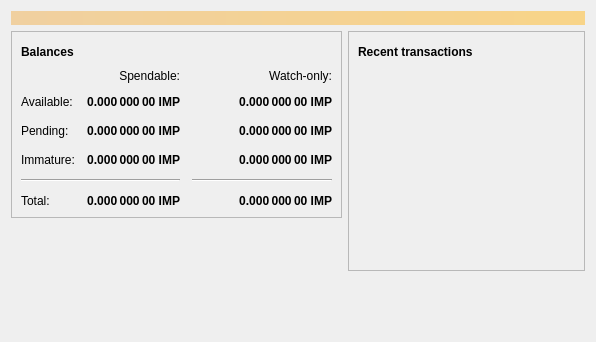
<?xml version="1.0" encoding="UTF-8"?>
<ui version="4.0">
 <class>OverviewPage</class>
 <widget class="QWidget" name="OverviewPage">
  <property name="geometry">
   <rect>
    <x>0</x>
    <y>0</y>
    <width>596</width>
    <height>342</height>
   </rect>
  </property>
  <property name="windowTitle">
   <string>Form</string>
  </property>
  <layout class="QVBoxLayout" name="topLayout">
   <item>
    <widget class="QLabel" name="labelAlerts">
     <property name="visible">
      <bool>false</bool>
     </property>
     <property name="styleSheet">
      <string notr="true">QLabel { background-color: qlineargradient(x1: 0, y1: 0, x2: 1, y2: 0, stop:0 #F0D0A0, stop:1 #F8D488); color:#000000; }</string>
     </property>
     <property name="wordWrap">
      <bool>true</bool>
     </property>
     <property name="margin">
      <number>3</number>
     </property>
     <property name="textInteractionFlags">
      <set>Qt::TextSelectableByMouse</set>
     </property>
    </widget>
   </item>
   <item>
    <layout class="QHBoxLayout" name="horizontalLayout" stretch="1,1">
     <item>
      <layout class="QVBoxLayout" name="verticalLayout_2">
       <item>
        <widget class="QFrame" name="frame">
         <property name="frameShape">
          <enum>QFrame::StyledPanel</enum>
         </property>
         <property name="frameShadow">
          <enum>QFrame::Raised</enum>
         </property>
         <layout class="QVBoxLayout" name="verticalLayout_4">
          <item>
           <layout class="QHBoxLayout" name="horizontalLayout_4">
            <item>
             <widget class="QLabel" name="label_5">
              <property name="font">
               <font>
                <weight>75</weight>
                <bold>true</bold>
               </font>
              </property>
              <property name="text">
               <string>Balances</string>
              </property>
             </widget>
            </item>
            <item>
             <widget class="QPushButton" name="labelWalletStatus">
              <property name="enabled">
               <bool>true</bool>
              </property>
              <property name="maximumSize">
               <size>
                <width>30</width>
                <height>16777215</height>
               </size>
              </property>
              <property name="toolTip">
               <string>The displayed information may be out of date. Your wallet automatically synchronizes with the Imperium network after a connection is established, but this process has not completed yet.</string>
              </property>
              <property name="text">
               <string/>
              </property>
              <property name="icon">
               <iconset resource="../imperium.qrc">
                <normaloff>:/icons/warning</normaloff>
                <disabledoff>:/icons/warning</disabledoff>:/icons/warning</iconset>
              </property>
              <property name="iconSize">
               <size>
                <width>24</width>
                <height>24</height>
               </size>
              </property>
              <property name="flat">
               <bool>true</bool>
              </property>
             </widget>
            </item>
            <item>
             <spacer name="horizontalSpacer_3">
              <property name="orientation">
               <enum>Qt::Horizontal</enum>
              </property>
              <property name="sizeHint" stdset="0">
               <size>
                <width>40</width>
                <height>20</height>
               </size>
              </property>
             </spacer>
            </item>
           </layout>
          </item>
          <item>
           <layout class="QGridLayout" name="gridLayout">
            <property name="spacing">
             <number>12</number>
            </property>
            <item row="2" column="2">
             <widget class="QLabel" name="labelWatchPending">
              <property name="font">
               <font>
                <weight>75</weight>
                <bold>true</bold>
               </font>
              </property>
              <property name="cursor">
               <cursorShape>IBeamCursor</cursorShape>
              </property>
              <property name="toolTip">
               <string>Unconfirmed transactions to watch-only addresses</string>
              </property>
              <property name="text">
               <string notr="true">0.000 000 00 IMP</string>
              </property>
              <property name="alignment">
               <set>Qt::AlignRight|Qt::AlignTrailing|Qt::AlignVCenter</set>
              </property>
              <property name="textInteractionFlags">
               <set>Qt::LinksAccessibleByMouse|Qt::TextSelectableByKeyboard|Qt::TextSelectableByMouse</set>
              </property>
             </widget>
            </item>
            <item row="2" column="1">
             <widget class="QLabel" name="labelUnconfirmed">
              <property name="font">
               <font>
                <weight>75</weight>
                <bold>true</bold>
               </font>
              </property>
              <property name="cursor">
               <cursorShape>IBeamCursor</cursorShape>
              </property>
              <property name="toolTip">
               <string>Total of transactions that have yet to be confirmed, and do not yet count toward the spendable balance</string>
              </property>
              <property name="text">
               <string notr="true">0.000 000 00 IMP</string>
              </property>
              <property name="alignment">
               <set>Qt::AlignRight|Qt::AlignTrailing|Qt::AlignVCenter</set>
              </property>
              <property name="textInteractionFlags">
               <set>Qt::LinksAccessibleByMouse|Qt::TextSelectableByKeyboard|Qt::TextSelectableByMouse</set>
              </property>
             </widget>
            </item>
            <item row="3" column="2">
             <widget class="QLabel" name="labelWatchImmature">
              <property name="font">
               <font>
                <weight>75</weight>
                <bold>true</bold>
               </font>
              </property>
              <property name="cursor">
               <cursorShape>IBeamCursor</cursorShape>
              </property>
              <property name="toolTip">
               <string>Mined balance in watch-only addresses that has not yet matured</string>
              </property>
              <property name="text">
               <string notr="true">0.000 000 00 IMP</string>
              </property>
              <property name="alignment">
               <set>Qt::AlignRight|Qt::AlignTrailing|Qt::AlignVCenter</set>
              </property>
              <property name="textInteractionFlags">
               <set>Qt::LinksAccessibleByMouse|Qt::TextSelectableByKeyboard|Qt::TextSelectableByMouse</set>
              </property>
             </widget>
            </item>
            <item row="4" column="0" colspan="2">
             <widget class="Line" name="line">
              <property name="orientation">
               <enum>Qt::Horizontal</enum>
              </property>
             </widget>
            </item>
            <item row="4" column="2">
             <widget class="Line" name="lineWatchBalance">
              <property name="sizePolicy">
               <sizepolicy hsizetype="Preferred" vsizetype="Fixed">
                <horstretch>0</horstretch>
                <verstretch>0</verstretch>
               </sizepolicy>
              </property>
              <property name="minimumSize">
               <size>
                <width>140</width>
                <height>0</height>
               </size>
              </property>
              <property name="orientation">
               <enum>Qt::Horizontal</enum>
              </property>
             </widget>
            </item>
            <item row="5" column="0">
             <widget class="QLabel" name="labelTotalText">
              <property name="text">
               <string>Total:</string>
              </property>
             </widget>
            </item>
            <item row="3" column="1">
             <widget class="QLabel" name="labelImmature">
              <property name="font">
               <font>
                <weight>75</weight>
                <bold>true</bold>
               </font>
              </property>
              <property name="cursor">
               <cursorShape>IBeamCursor</cursorShape>
              </property>
              <property name="toolTip">
               <string>Mined balance that has not yet matured</string>
              </property>
              <property name="text">
               <string notr="true">0.000 000 00 IMP</string>
              </property>
              <property name="alignment">
               <set>Qt::AlignRight|Qt::AlignTrailing|Qt::AlignVCenter</set>
              </property>
              <property name="textInteractionFlags">
               <set>Qt::LinksAccessibleByMouse|Qt::TextSelectableByKeyboard|Qt::TextSelectableByMouse</set>
              </property>
             </widget>
            </item>
            <item row="2" column="3">
             <spacer name="horizontalSpacer_2">
              <property name="orientation">
               <enum>Qt::Horizontal</enum>
              </property>
              <property name="sizeHint" stdset="0">
               <size>
                <width>40</width>
                <height>20</height>
               </size>
              </property>
             </spacer>
            </item>
            <item row="3" column="0">
             <widget class="QLabel" name="labelImmatureText">
              <property name="text">
               <string>Immature:</string>
              </property>
             </widget>
            </item>
            <item row="5" column="1">
             <widget class="QLabel" name="labelTotal">
              <property name="font">
               <font>
                <weight>75</weight>
                <bold>true</bold>
               </font>
              </property>
              <property name="cursor">
               <cursorShape>IBeamCursor</cursorShape>
              </property>
              <property name="toolTip">
               <string>Your current total balance</string>
              </property>
              <property name="text">
               <string notr="true">0.000 000 00 IMP</string>
              </property>
              <property name="alignment">
               <set>Qt::AlignRight|Qt::AlignTrailing|Qt::AlignVCenter</set>
              </property>
              <property name="textInteractionFlags">
               <set>Qt::LinksAccessibleByMouse|Qt::TextSelectableByKeyboard|Qt::TextSelectableByMouse</set>
              </property>
             </widget>
            </item>
            <item row="5" column="2">
             <widget class="QLabel" name="labelWatchTotal">
              <property name="font">
               <font>
                <weight>75</weight>
                <bold>true</bold>
               </font>
              </property>
              <property name="cursor">
               <cursorShape>IBeamCursor</cursorShape>
              </property>
              <property name="toolTip">
               <string>Current total balance in watch-only addresses</string>
              </property>
              <property name="text">
               <string notr="true">0.000 000 00 IMP</string>
              </property>
              <property name="alignment">
               <set>Qt::AlignRight|Qt::AlignTrailing|Qt::AlignVCenter</set>
              </property>
              <property name="textInteractionFlags">
               <set>Qt::LinksAccessibleByMouse|Qt::TextSelectableByKeyboard|Qt::TextSelectableByMouse</set>
              </property>
             </widget>
            </item>
            <item row="0" column="2">
             <widget class="QLabel" name="labelWatchonly">
              <property name="text">
               <string>Watch-only:</string>
              </property>
              <property name="alignment">
               <set>Qt::AlignRight|Qt::AlignTrailing|Qt::AlignVCenter</set>
              </property>
             </widget>
            </item>
            <item row="1" column="0">
             <widget class="QLabel" name="labelBalanceText">
              <property name="text">
               <string>Available:</string>
              </property>
             </widget>
            </item>
            <item row="1" column="1">
             <widget class="QLabel" name="labelBalance">
              <property name="font">
               <font>
                <weight>75</weight>
                <bold>true</bold>
               </font>
              </property>
              <property name="cursor">
               <cursorShape>IBeamCursor</cursorShape>
              </property>
              <property name="toolTip">
               <string>Your current spendable balance</string>
              </property>
              <property name="text">
               <string notr="true">0.000 000 00 IMP</string>
              </property>
              <property name="alignment">
               <set>Qt::AlignRight|Qt::AlignTrailing|Qt::AlignVCenter</set>
              </property>
              <property name="textInteractionFlags">
               <set>Qt::LinksAccessibleByMouse|Qt::TextSelectableByKeyboard|Qt::TextSelectableByMouse</set>
              </property>
             </widget>
            </item>
            <item row="1" column="2">
             <widget class="QLabel" name="labelWatchAvailable">
              <property name="font">
               <font>
                <weight>75</weight>
                <bold>true</bold>
               </font>
              </property>
              <property name="cursor">
               <cursorShape>IBeamCursor</cursorShape>
              </property>
              <property name="toolTip">
               <string>Your current balance in watch-only addresses</string>
              </property>
              <property name="text">
               <string notr="true">0.000 000 00 IMP</string>
              </property>
              <property name="alignment">
               <set>Qt::AlignRight|Qt::AlignTrailing|Qt::AlignVCenter</set>
              </property>
              <property name="textInteractionFlags">
               <set>Qt::LinksAccessibleByMouse|Qt::TextSelectableByKeyboard|Qt::TextSelectableByMouse</set>
              </property>
             </widget>
            </item>
            <item row="2" column="0">
             <widget class="QLabel" name="labelPendingText">
              <property name="text">
               <string>Pending:</string>
              </property>
             </widget>
            </item>
            <item row="0" column="1">
             <widget class="QLabel" name="labelSpendable">
              <property name="text">
               <string>Spendable:</string>
              </property>
              <property name="alignment">
               <set>Qt::AlignRight|Qt::AlignTrailing|Qt::AlignVCenter</set>
              </property>
             </widget>
            </item>
           </layout>
          </item>
         </layout>
        </widget>
       </item>
       <item>
        <spacer name="verticalSpacer">
         <property name="orientation">
          <enum>Qt::Vertical</enum>
         </property>
         <property name="sizeHint" stdset="0">
          <size>
           <width>20</width>
           <height>40</height>
          </size>
         </property>
        </spacer>
       </item>
      </layout>
     </item>
     <item>
      <layout class="QVBoxLayout" name="verticalLayout_3">
       <item>
        <widget class="QFrame" name="frame_2">
         <property name="frameShape">
          <enum>QFrame::StyledPanel</enum>
         </property>
         <property name="frameShadow">
          <enum>QFrame::Raised</enum>
         </property>
         <layout class="QVBoxLayout" name="verticalLayout">
          <item>
           <layout class="QHBoxLayout" name="horizontalLayout_2">
            <item>
             <widget class="QLabel" name="label_4">
              <property name="font">
               <font>
                <weight>75</weight>
                <bold>true</bold>
               </font>
              </property>
              <property name="text">
               <string>Recent transactions</string>
              </property>
             </widget>
            </item>
            <item>
             <widget class="QPushButton" name="labelTransactionsStatus">
              <property name="enabled">
               <bool>true</bool>
              </property>
              <property name="maximumSize">
               <size>
                <width>30</width>
                <height>16777215</height>
               </size>
              </property>
              <property name="toolTip">
               <string>The displayed information may be out of date. Your wallet automatically synchronizes with the Imperium network after a connection is established, but this process has not completed yet.</string>
              </property>
              <property name="text">
               <string/>
              </property>
              <property name="icon">
               <iconset resource="../imperium.qrc">
                <normaloff>:/icons/warning</normaloff>
                <disabledoff>:/icons/warning</disabledoff>:/icons/warning</iconset>
              </property>
              <property name="iconSize">
               <size>
                <width>24</width>
                <height>24</height>
               </size>
              </property>
              <property name="flat">
               <bool>true</bool>
              </property>
             </widget>
            </item>
            <item>
             <spacer name="horizontalSpacer">
              <property name="orientation">
               <enum>Qt::Horizontal</enum>
              </property>
              <property name="sizeHint" stdset="0">
               <size>
                <width>40</width>
                <height>20</height>
               </size>
              </property>
             </spacer>
            </item>
           </layout>
          </item>
          <item>
           <widget class="QListView" name="listTransactions">
            <property name="styleSheet">
             <string notr="true">QListView { background: transparent; }</string>
            </property>
            <property name="frameShape">
             <enum>QFrame::NoFrame</enum>
            </property>
            <property name="verticalScrollBarPolicy">
             <enum>Qt::ScrollBarAlwaysOff</enum>
            </property>
            <property name="horizontalScrollBarPolicy">
             <enum>Qt::ScrollBarAlwaysOff</enum>
            </property>
            <property name="selectionMode">
             <enum>QAbstractItemView::NoSelection</enum>
            </property>
           </widget>
          </item>
         </layout>
        </widget>
       </item>
       <item>
        <spacer name="verticalSpacer_2">
         <property name="orientation">
          <enum>Qt::Vertical</enum>
         </property>
         <property name="sizeHint" stdset="0">
          <size>
           <width>20</width>
           <height>40</height>
          </size>
         </property>
        </spacer>
       </item>
      </layout>
     </item>
    </layout>
   </item>
  </layout>
 </widget>
 <resources/>
 <connections/>
</ui>
